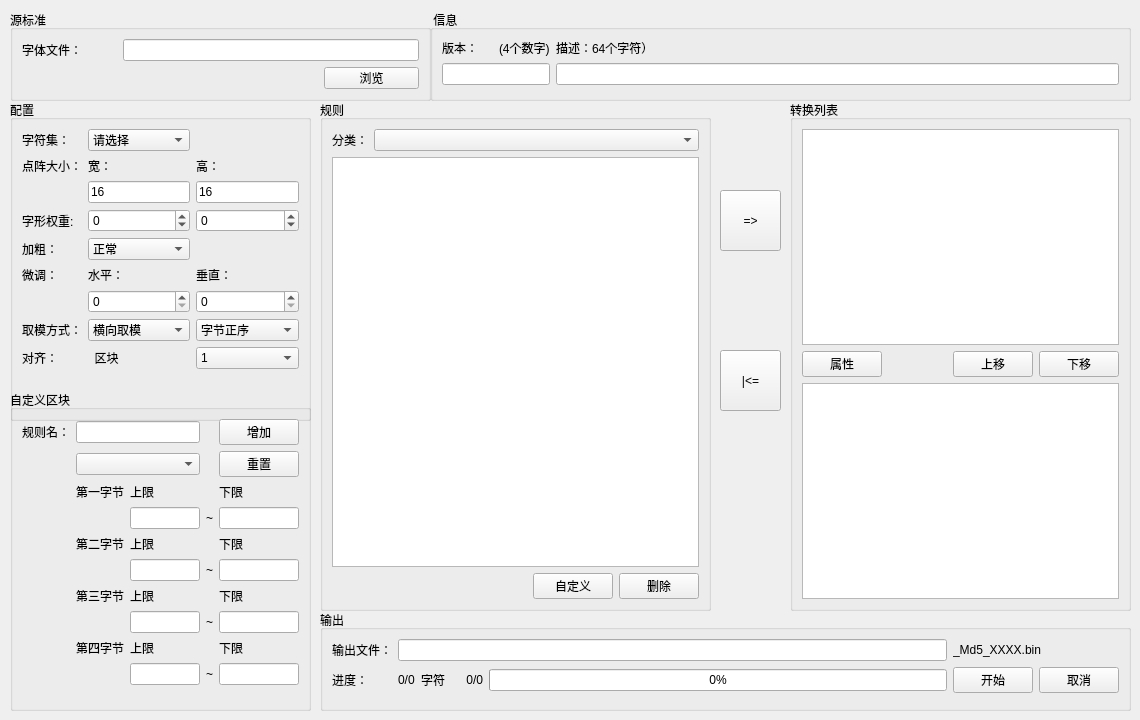
     <widget class="QWidget" name="tab_make">
      <attribute name="title">
       <string>Make</string>
      </attribute>
      <widget class="QPushButton" name="pushButton_Make_addConv">
       <property name="geometry">
        <rect>
         <x>720</x>
         <y>190</y>
         <width>61</width>
         <height>61</height>
        </rect>
       </property>
       <property name="text">
        <string>=&gt;</string>
       </property>
      </widget>
      <widget class="QGroupBox" name="groupBox_3">
       <property name="geometry">
        <rect>
         <x>320</x>
         <y>100</y>
         <width>391</width>
         <height>511</height>
        </rect>
       </property>
       <property name="title">
        <string>规则</string>
       </property>
       <layout class="QGridLayout" name="gridLayout_2">
        <item row="3" column="3">
         <widget class="QPushButton" name="pushButton_Make_delRule">
          <property name="text">
           <string>删除</string>
          </property>
         </widget>
        </item>
        <item row="3" column="2">
         <widget class="QPushButton" name="pushButton_Make_userDef">
          <property name="text">
           <string>自定义</string>
          </property>
         </widget>
        </item>
        <item row="3" column="1">
         <spacer name="horizontalSpacer">
          <property name="orientation">
           <enum>Qt::Horizontal</enum>
          </property>
          <property name="sizeHint" stdset="0">
           <size>
            <width>40</width>
            <height>20</height>
           </size>
          </property>
         </spacer>
        </item>
        <item row="0" column="0">
         <widget class="QLabel" name="label_18">
          <property name="text">
           <string>分类：</string>
          </property>
         </widget>
        </item>
        <item row="1" column="0" rowspan="2" colspan="4">
         <widget class="QTableWidget" name="tableWidget_Make_charsetArea"/>
        </item>
        <item row="0" column="1" colspan="3">
         <widget class="QComboBox" name="comboBox_Make_charsetMbr"/>
        </item>
       </layout>
      </widget>
      <widget class="QGroupBox" name="groupBox_5">
       <property name="geometry">
        <rect>
         <x>790</x>
         <y>100</y>
         <width>341</width>
         <height>511</height>
        </rect>
       </property>
       <property name="title">
        <string>转换列表</string>
       </property>
       <layout class="QGridLayout" name="gridLayout_6">
        <item row="2" column="0" colspan="4">
         <widget class="QTableWidget" name="tableWidget_Make_convInfo"/>
        </item>
        <item row="1" column="0">
         <widget class="QPushButton" name="pushButton_Make_convDesc">
          <property name="text">
           <string>属性</string>
          </property>
         </widget>
        </item>
        <item row="1" column="2">
         <widget class="QPushButton" name="pushButton_Make_convMoveUp">
          <property name="text">
           <string>上移</string>
          </property>
         </widget>
        </item>
        <item row="1" column="3">
         <widget class="QPushButton" name="pushButton_Make_convMoveDown">
          <property name="text">
           <string>下移</string>
          </property>
         </widget>
        </item>
        <item row="1" column="1">
         <spacer name="horizontalSpacer_2">
          <property name="orientation">
           <enum>Qt::Horizontal</enum>
          </property>
          <property name="sizeHint" stdset="0">
           <size>
            <width>40</width>
            <height>20</height>
           </size>
          </property>
         </spacer>
        </item>
        <item row="0" column="0" colspan="4">
         <widget class="QTableWidget" name="tableWidget_Make_converts"/>
        </item>
       </layout>
      </widget>
      <widget class="QGroupBox" name="groupBox_6">
       <property name="geometry">
        <rect>
         <x>10</x>
         <y>10</y>
         <width>421</width>
         <height>91</height>
        </rect>
       </property>
       <property name="title">
        <string>源标准</string>
       </property>
       <layout class="QGridLayout" name="gridLayout">
        <item row="0" column="0">
         <widget class="QLabel" name="label_32">
          <property name="text">
           <string>字体文件：</string>
          </property>
         </widget>
        </item>
        <item row="3" column="3">
         <spacer name="verticalSpacer_4">
          <property name="orientation">
           <enum>Qt::Vertical</enum>
          </property>
          <property name="sizeHint" stdset="0">
           <size>
            <width>20</width>
            <height>40</height>
           </size>
          </property>
         </spacer>
        </item>
        <item row="2" column="3">
         <widget class="QPushButton" name="pushButton_Make_ttfBrs">
          <property name="text">
           <string>浏览</string>
          </property>
         </widget>
        </item>
        <item row="0" column="1" colspan="3">
         <widget class="QLineEdit" name="lineEdit_Make_ttfSrc"/>
        </item>
       </layout>
      </widget>
      <widget class="QPushButton" name="pushButton_Make_delConv">
       <property name="geometry">
        <rect>
         <x>720</x>
         <y>350</y>
         <width>61</width>
         <height>61</height>
        </rect>
       </property>
       <property name="text">
        <string>|&lt;=</string>
       </property>
      </widget>
      <widget class="QGroupBox" name="groupBox">
       <property name="geometry">
        <rect>
         <x>10</x>
         <y>100</y>
         <width>301</width>
         <height>321</height>
        </rect>
       </property>
       <property name="title">
        <string>配置</string>
       </property>
       <layout class="QGridLayout" name="gridLayout_3">
        <item row="7" column="1">
         <widget class="QLabel" name="label_79">
          <property name="text">
           <string>水平：</string>
          </property>
         </widget>
        </item>
        <item row="5" column="1">
         <widget class="QSpinBox" name="spinBox_Make_weightofWidth">
          <property name="minimum">
           <number>-8</number>
          </property>
          <property name="maximum">
           <number>8</number>
          </property>
         </widget>
        </item>
        <item row="4" column="1">
         <widget class="QLineEdit" name="lineEdit_Make_width">
          <property name="text">
           <string>16</string>
          </property>
         </widget>
        </item>
        <item row="1" column="0">
         <widget class="QLabel" name="label_6">
          <property name="text">
           <string>点阵大小：</string>
          </property>
         </widget>
        </item>
        <item row="9" column="2">
         <widget class="QComboBox" name="comboBox_Make_order">
          <item>
           <property name="text">
            <string>字节正序</string>
           </property>
          </item>
          <item>
           <property name="text">
            <string>字节倒序</string>
           </property>
          </item>
         </widget>
        </item>
        <item row="9" column="1">
         <widget class="QComboBox" name="comboBox_Make_mode">
          <item>
           <property name="text">
            <string>横向取模</string>
           </property>
          </item>
          <item>
           <property name="text">
            <string>纵向取模</string>
           </property>
          </item>
         </widget>
        </item>
        <item row="9" column="0">
         <widget class="QLabel" name="label_37">
          <property name="text">
           <string>取模方式：</string>
          </property>
         </widget>
        </item>
        <item row="1" column="2">
         <widget class="QLabel" name="label_28">
          <property name="text">
           <string>高：</string>
          </property>
         </widget>
        </item>
        <item row="6" column="1">
         <widget class="QComboBox" name="comboBox_Make_blod">
          <item>
           <property name="text">
            <string>正常</string>
           </property>
          </item>
          <item>
           <property name="text">
            <string>加粗+1</string>
           </property>
          </item>
          <item>
           <property name="text">
            <string>加粗+2</string>
           </property>
          </item>
         </widget>
        </item>
        <item row="1" column="1">
         <widget class="QLabel" name="label_29">
          <property name="text">
           <string>宽：</string>
          </property>
         </widget>
        </item>
        <item row="4" column="2">
         <widget class="QLineEdit" name="lineEdit_Make_height">
          <property name="text">
           <string>16</string>
          </property>
         </widget>
        </item>
        <item row="10" column="0">
         <widget class="QLabel" name="label_9">
          <property name="text">
           <string>对齐：</string>
          </property>
         </widget>
        </item>
        <item row="10" column="2">
         <widget class="QComboBox" name="comboBox_Make_align">
          <item>
           <property name="text">
            <string>1</string>
           </property>
          </item>
          <item>
           <property name="text">
            <string>8</string>
           </property>
          </item>
          <item>
           <property name="text">
            <string>16</string>
           </property>
          </item>
          <item>
           <property name="text">
            <string>32</string>
           </property>
          </item>
          <item>
           <property name="text">
            <string>64</string>
           </property>
          </item>
          <item>
           <property name="text">
            <string>128</string>
           </property>
          </item>
          <item>
           <property name="text">
            <string>256</string>
           </property>
          </item>
          <item>
           <property name="text">
            <string>512</string>
           </property>
          </item>
          <item>
           <property name="text">
            <string>1024</string>
           </property>
          </item>
          <item>
           <property name="text">
            <string>2048</string>
           </property>
          </item>
          <item>
           <property name="text">
            <string>4096</string>
           </property>
          </item>
         </widget>
        </item>
        <item row="6" column="0">
         <widget class="QLabel" name="label_46">
          <property name="text">
           <string>加粗：</string>
          </property>
         </widget>
        </item>
        <item row="5" column="2">
         <widget class="QSpinBox" name="spinBox_Make_weightofHeight">
          <property name="minimum">
           <number>-8</number>
          </property>
          <property name="maximum">
           <number>8</number>
          </property>
         </widget>
        </item>
        <item row="10" column="1">
         <widget class="QLabel" name="label_14">
          <property name="text">
           <string>  区块</string>
          </property>
         </widget>
        </item>
        <item row="11" column="1">
         <spacer name="verticalSpacer_6">
          <property name="orientation">
           <enum>Qt::Vertical</enum>
          </property>
          <property name="sizeHint" stdset="0">
           <size>
            <width>20</width>
            <height>40</height>
           </size>
          </property>
         </spacer>
        </item>
        <item row="0" column="1">
         <widget class="QComboBox" name="comboBox_Make_charset">
          <item>
           <property name="text">
            <string>请选择</string>
           </property>
          </item>
          <item>
           <property name="text">
            <string>GB18030</string>
           </property>
          </item>
          <item>
           <property name="text">
            <string>Unicode</string>
           </property>
          </item>
         </widget>
        </item>
        <item row="5" column="0">
         <widget class="QLabel" name="label_57">
          <property name="text">
           <string>字形权重:</string>
          </property>
         </widget>
        </item>
        <item row="0" column="0">
         <widget class="QLabel" name="label_fontstand">
          <property name="text">
           <string>字符集：</string>
          </property>
         </widget>
        </item>
        <item row="7" column="2">
         <widget class="QLabel" name="label_80">
          <property name="text">
           <string>垂直：</string>
          </property>
         </widget>
        </item>
        <item row="7" column="0">
         <widget class="QLabel" name="label_81">
          <property name="text">
           <string>微调：</string>
          </property>
         </widget>
        </item>
        <item row="8" column="1">
         <widget class="QSpinBox" name="spinBox_Make_horiBold"/>
        </item>
        <item row="8" column="2">
         <widget class="QSpinBox" name="spinBox_Make_vertBold"/>
        </item>
       </layout>
      </widget>
      <widget class="QGroupBox" name="groupBox_Make_userDef">
       <property name="geometry">
        <rect>
         <x>10</x>
         <y>390</y>
         <width>301</width>
         <height>321</height>
        </rect>
       </property>
       <property name="title">
        <string>自定义区块</string>
       </property>
       <layout class="QGridLayout" name="gridLayout_5">
        <item row="6" column="3">
         <widget class="QLabel" name="label_2nd_to">
          <property name="text">
           <string>~</string>
          </property>
         </widget>
        </item>
        <item row="10" column="3">
         <widget class="QLabel" name="label_4th_to">
          <property name="text">
           <string>~</string>
          </property>
         </widget>
        </item>
        <item row="9" column="1">
         <widget class="QLabel" name="label_fourthByte">
          <property name="text">
           <string>第四字节</string>
          </property>
         </widget>
        </item>
        <item row="5" column="1">
         <widget class="QLabel" name="label_secondByte">
          <property name="text">
           <string>第二字节</string>
          </property>
         </widget>
        </item>
        <item row="5" column="2">
         <widget class="QLabel" name="label_2ndB_lower">
          <property name="text">
           <string>上限</string>
          </property>
         </widget>
        </item>
        <item row="10" column="4">
         <widget class="QLineEdit" name="lineEdit_4thB_upper">
          <property name="text">
           <string/>
          </property>
         </widget>
        </item>
        <item row="8" column="4">
         <widget class="QLineEdit" name="lineEdit_3rdB_upper"/>
        </item>
        <item row="6" column="4">
         <widget class="QLineEdit" name="lineEdit_2ndB_upper"/>
        </item>
        <item row="6" column="2">
         <widget class="QLineEdit" name="lineEdit_2ndB_lower">
          <property name="text">
           <string/>
          </property>
         </widget>
        </item>
        <item row="8" column="3">
         <widget class="QLabel" name="label_3rd_to">
          <property name="text">
           <string>~</string>
          </property>
         </widget>
        </item>
        <item row="8" column="2">
         <widget class="QLineEdit" name="lineEdit_3rdB_lower">
          <property name="text">
           <string/>
          </property>
         </widget>
        </item>
        <item row="7" column="1">
         <widget class="QLabel" name="label_thirdByte">
          <property name="text">
           <string>第三字节</string>
          </property>
         </widget>
        </item>
        <item row="0" column="0">
         <widget class="QLabel" name="label">
          <property name="text">
           <string>规则名：</string>
          </property>
         </widget>
        </item>
        <item row="9" column="2">
         <widget class="QLabel" name="label_4thB_lower">
          <property name="text">
           <string>上限</string>
          </property>
         </widget>
        </item>
        <item row="7" column="2">
         <widget class="QLabel" name="label_3rdB_lower">
          <property name="text">
           <string>上限</string>
          </property>
         </widget>
        </item>
        <item row="3" column="1">
         <widget class="QLabel" name="label_firstByte">
          <property name="text">
           <string>第一字节</string>
          </property>
         </widget>
        </item>
        <item row="4" column="3">
         <widget class="QLabel" name="label_1st_to">
          <property name="text">
           <string>~</string>
          </property>
         </widget>
        </item>
        <item row="3" column="2">
         <widget class="QLabel" name="label_1stB_lower">
          <property name="text">
           <string>上限</string>
          </property>
         </widget>
        </item>
        <item row="4" column="2">
         <widget class="QLineEdit" name="lineEdit_1stB_lower">
          <property name="text">
           <string/>
          </property>
         </widget>
        </item>
        <item row="4" column="4">
         <widget class="QLineEdit" name="lineEdit_1stB_upper"/>
        </item>
        <item row="10" column="2">
         <widget class="QLineEdit" name="lineEdit_4thB_lower">
          <property name="text">
           <string/>
          </property>
         </widget>
        </item>
        <item row="3" column="4">
         <widget class="QLabel" name="label_1stB_upper">
          <property name="text">
           <string>下限</string>
          </property>
         </widget>
        </item>
        <item row="5" column="4">
         <widget class="QLabel" name="label_2ndB_upper">
          <property name="text">
           <string>下限</string>
          </property>
         </widget>
        </item>
        <item row="7" column="4">
         <widget class="QLabel" name="label_3rdB_upper">
          <property name="text">
           <string>下限</string>
          </property>
         </widget>
        </item>
        <item row="9" column="4">
         <widget class="QLabel" name="label_4thB_upper">
          <property name="text">
           <string>下限</string>
          </property>
         </widget>
        </item>
        <item row="0" column="1" colspan="2">
         <widget class="QLineEdit" name="lineEdit_areaid"/>
        </item>
        <item row="1" column="1" colspan="2">
         <widget class="QComboBox" name="comboBox_Make_Rule"/>
        </item>
        <item row="1" column="4">
         <widget class="QPushButton" name="pushButton_Make_resetRule">
          <property name="text">
           <string>重置</string>
          </property>
         </widget>
        </item>
        <item row="0" column="4">
         <widget class="QPushButton" name="pushButton_Make_addRule">
          <property name="text">
           <string>增加</string>
          </property>
         </widget>
        </item>
        <item row="11" column="2">
         <spacer name="verticalSpacer_3">
          <property name="orientation">
           <enum>Qt::Vertical</enum>
          </property>
          <property name="sizeHint" stdset="0">
           <size>
            <width>20</width>
            <height>40</height>
           </size>
          </property>
         </spacer>
        </item>
       </layout>
       <zorder>label_1st_to</zorder>
       <zorder>lineEdit_3rdB_upper</zorder>
       <zorder>label_2nd_to</zorder>
       <zorder>lineEdit_1stB_lower</zorder>
       <zorder>label_3rd_to</zorder>
       <zorder>lineEdit_4thB_upper</zorder>
       <zorder>label_thirdByte</zorder>
       <zorder>lineEdit_3rdB_lower</zorder>
       <zorder>label</zorder>
       <zorder>label_secondByte</zorder>
       <zorder>lineEdit_2ndB_lower</zorder>
       <zorder>label_fourthByte</zorder>
       <zorder>lineEdit_2ndB_upper</zorder>
       <zorder>label_3rdB_lower</zorder>
       <zorder>label_4thB_lower</zorder>
       <zorder>label_firstByte</zorder>
       <zorder>lineEdit_areaid</zorder>
       <zorder>label_1stB_lower</zorder>
       <zorder>label_2ndB_lower</zorder>
       <zorder>lineEdit_4thB_lower</zorder>
       <zorder>label_4th_to</zorder>
       <zorder>lineEdit_1stB_upper</zorder>
       <zorder>label_1stB_upper</zorder>
       <zorder>label_2ndB_upper</zorder>
       <zorder>label_3rdB_upper</zorder>
       <zorder>label_4thB_upper</zorder>
       <zorder>comboBox_Make_Rule</zorder>
       <zorder>pushButton_Make_resetRule</zorder>
       <zorder>pushButton_Make_addRule</zorder>
       <zorder>verticalSpacer_3</zorder>
      </widget>
      <widget class="QGroupBox" name="groupBox_4">
       <property name="geometry">
        <rect>
         <x>320</x>
         <y>610</y>
         <width>811</width>
         <height>101</height>
        </rect>
       </property>
       <property name="title">
        <string>输出</string>
       </property>
       <layout class="QGridLayout" name="gridLayout_4">
        <item row="0" column="8" colspan="2">
         <widget class="QLabel" name="label_Trim_fonBinSuffix">
          <property name="text">
           <string>_Md5_XXXX.bin</string>
          </property>
         </widget>
        </item>
        <item row="4" column="7">
         <widget class="QProgressBar" name="progressBar_Make_conv">
          <property name="value">
           <number>0</number>
          </property>
         </widget>
        </item>
        <item row="5" column="6">
         <spacer name="verticalSpacer_5">
          <property name="orientation">
           <enum>Qt::Vertical</enum>
          </property>
          <property name="sizeHint" stdset="0">
           <size>
            <width>20</width>
            <height>40</height>
           </size>
          </property>
         </spacer>
        </item>
        <item row="4" column="0">
         <widget class="QLabel" name="label_8">
          <property name="text">
           <string>进度：</string>
          </property>
         </widget>
        </item>
        <item row="4" column="4" colspan="3">
         <widget class="QLabel" name="label_Make_procNumCount">
          <property name="text">
           <string>0/0</string>
          </property>
          <property name="alignment">
           <set>Qt::AlignRight|Qt::AlignTrailing|Qt::AlignVCenter</set>
          </property>
         </widget>
        </item>
        <item row="4" column="3">
         <widget class="QLabel" name="label_11">
          <property name="text">
           <string>字符</string>
          </property>
         </widget>
        </item>
        <item row="4" column="1" colspan="2">
         <widget class="QLabel" name="label_Make_procIndexCount">
          <property name="text">
           <string>0/0</string>
          </property>
         </widget>
        </item>
        <item row="4" column="8">
         <widget class="QPushButton" name="pushButton_Make_start">
          <property name="text">
           <string>开始</string>
          </property>
         </widget>
        </item>
        <item row="4" column="9">
         <widget class="QPushButton" name="pushButton_Make_stop">
          <property name="text">
           <string>取消</string>
          </property>
         </widget>
        </item>
        <item row="0" column="0">
         <widget class="QLabel" name="label_35">
          <property name="text">
           <string>输出文件：</string>
          </property>
         </widget>
        </item>
        <item row="0" column="1" colspan="7">
         <widget class="QLineEdit" name="lineEdit_Make_outPutFontBin"/>
        </item>
       </layout>
      </widget>
      <widget class="QGroupBox" name="groupBox_20">
       <property name="geometry">
        <rect>
         <x>430</x>
         <y>10</y>
         <width>701</width>
         <height>91</height>
        </rect>
       </property>
       <property name="title">
        <string> 信息</string>
       </property>
       <layout class="QGridLayout" name="gridLayout_19">
        <item row="0" column="0">
         <widget class="QLabel" name="label_7">
          <property name="text">
           <string>版本：</string>
          </property>
         </widget>
        </item>
        <item row="2" column="1">
         <spacer name="verticalSpacer_7">
          <property name="orientation">
           <enum>Qt::Vertical</enum>
          </property>
          <property name="sizeHint" stdset="0">
           <size>
            <width>20</width>
            <height>40</height>
           </size>
          </property>
         </spacer>
        </item>
        <item row="0" column="1">
         <widget class="QLabel" name="label_25">
          <property name="text">
           <string>(4个数字)</string>
          </property>
         </widget>
        </item>
        <item row="1" column="0" colspan="2">
         <widget class="QLineEdit" name="lineEdit_Make_fontVer"/>
        </item>
        <item row="1" column="2">
         <widget class="QLineEdit" name="lineEdit_Make_describe"/>
        </item>
        <item row="0" column="2">
         <widget class="QLabel" name="label_19">
          <property name="text">
           <string>描述：64个字符）</string>
          </property>
         </widget>
        </item>
       </layout>
      </widget>
     </widget>
